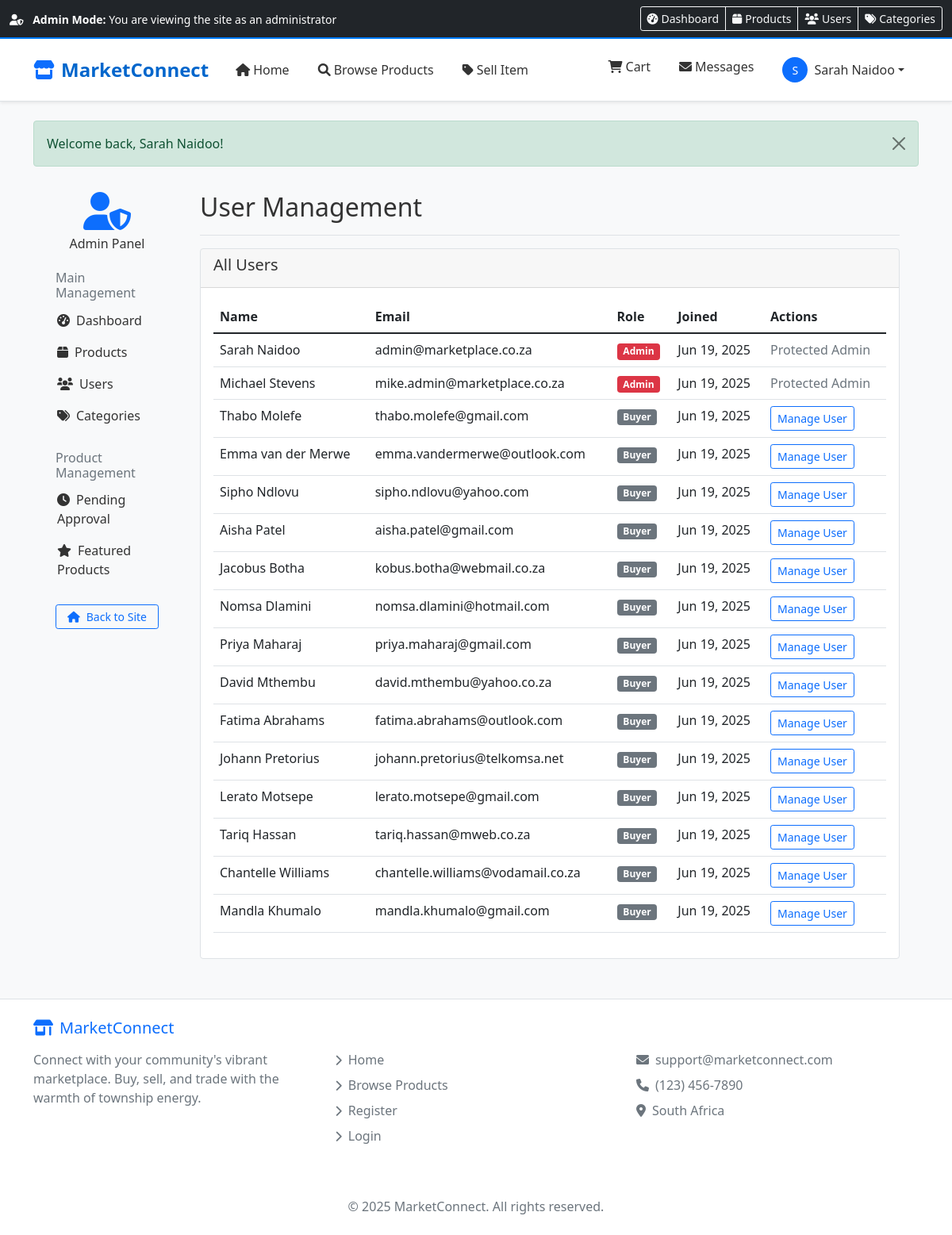
The page /admin/users.php (signed in) on the database its author committed.
### tables this page shows
CREATE TABLE users (
    id INT AUTO_INCREMENT PRIMARY KEY,
    name VARCHAR(100) NOT NULL,
    email VARCHAR(100) NOT NULL UNIQUE,
    password VARCHAR(255) NOT NULL,
    phone VARCHAR(20),
    role TINYINT NOT NULL DEFAULT 1 COMMENT '1=Regular User, 3=Admin',
    status ENUM('active','inactive') DEFAULT 'active',
    profile_picture VARCHAR(255),
     
    location VARCHAR(255),
    created_at DATETIME DEFAULT CURRENT_TIMESTAMP,
    INDEX idx_email (email),
    INDEX idx_role (role),
    INDEX idx_status (status)
);

### admin/users.php (the view, shortened to what this page needs)
<?php
require_once '../includes/db_connect.php';
$users = mysqli_query($conn, "SELECT * FROM users ORDER BY created_at DESC");
include_once '../includes/header.php';
?>
<div class="container-fluid">
    <div class="row">
        <div class="col-md-3 col-lg-2 d-md-block bg-light sidebar collapse">
            <div class="position-sticky pt-3">
                <div class="text-center mb-4">
                    <i class="fas fa-user-shield fa-3x text-primary"></i>
                    <h6 class="mt-2">Admin Panel</h6>
                </div>
                <h6 class="sidebar-heading px-3 mt-4 mb-1 text-muted">
                    <span>Main Management</span>
                </h6>
                <ul class="nav flex-column">
                    <li class="nav-item">
                        <a class="nav-link" href="dashboard.php">
                            <i class="fas fa-tachometer-alt me-2"></i>Dashboard
                        </a>
                    </li>
                    <li class="nav-item">
                        <a class="nav-link" href="products.php">
                            <i class="fas fa-box me-2"></i>Products
                        </a>
                    </li>
                    <li class="nav-item">
                        <a class="nav-link active" href="users.php">
                            <i class="fas fa-users me-2"></i>Users
                        </a>
                    </li>
                    <li class="nav-item">
                        <a class="nav-link" href="categories.php">
                            <i class="fas fa-tags me-2"></i>Categories
                        </a>
                    </li>
                </ul>
                <h6 class="sidebar-heading px-3 mt-4 mb-1 text-muted">
                    <span>Product Management</span>
                </h6>
                <ul class="nav flex-column">
                    <li class="nav-item">
                        <a class="nav-link" href="pending_products.php">
                            <i class="fas fa-clock me-2"></i>Pending Approval
                        </a>
                    </li>
                    <li class="nav-item">
                        <a class="nav-link" href="featured_products.php">
                            <i class="fas fa-star me-2"></i>Featured Products
                        </a>
                    </li>
                </ul>
                <div class="d-grid gap-2 px-3 mt-4">
                    <a href="../index.php" class="btn btn-outline-primary btn-sm">
                        <i class="fas fa-home me-2"></i>Back to Site
                    </a>
                </div>
            </div>
        </div>
        <div class="col-md-9 ms-sm-auto col-lg-10 px-md-4">
            <div class="d-flex justify-content-between flex-wrap flex-md-nowrap align-items-center pt-3 pb-2 mb-3 border-bottom">
                <h1 class="h2">User Management</h1>
            </div>
            <div class="card">
                <div class="card-header">
                    <h5>All Users</h5>
                </div>
                <div class="card-body">
                    <div class="table-responsive">
                        <table class="table table-hover">
                            <thead>
                                <tr>
                                    <th>Name</th>
                                    <th>Email</th>
                                    <th>Role</th>
                                    <th>Joined</th>
                                    <th>Actions</th>
                                </tr>
                            </thead>
                            <tbody>
                                <?php
                                while ($user = mysqli_fetch_assoc($users)):
                                ?>
                                    <tr>
                                        <td><?php echo htmlspecialchars($user['name']); ?></td>
                                        <td><?php echo htmlspecialchars($user['email']); ?></td>
                                        <td>
                                            <?php if ($user['role'] == 3): ?>
                                                <span class="badge bg-danger">Admin</span>
                                            <?php elseif ($user['role'] == 2): ?>
                                                <span class="badge bg-info">Seller</span>
                                            <?php else: ?>
                                                <span class="badge bg-secondary">Buyer</span>
                                            <?php endif; ?>
                                        </td>
                                        <td><?php echo date('M d, Y', strtotime($user['created_at'])); ?></td>
                                        <td>
                                            <?php if ($user['role'] != 3): ?>
                                                <button class="btn btn-sm btn-outline-primary" data-bs-toggle="modal" data-bs-target="#editUserModal<?php echo $user['id']; ?>">
                                                    Manage User
                                                </button>
                                            <?php else: ?>
                                                <span class="text-muted">Protected Admin</span>
                                            <?php endif; ?>
                                        </td>
                                    </tr>
                                <?php endwhile; ?>
                            </tbody>
                        </table>
                    </div>
                </div>
            </div>
        </div>
    </div>
</div>
<?php include_once '../includes/footer.php'; ?>

### assets/css/style.css (style rules this page uses)
:root { --primary-color: #0066cc; --success-color: #28a745; --danger-color: #dc3545; --gray-color: #6c757d; }
body { font-family: 'Segoe UI', Tahoma, Geneva, Verdana, sans-serif; background-color: #f8f9fa; color: #333; }
.nav-link { color: #333 !important; font-weight: 500; padding: 8px 16px !important; border-radius: 4px; margin: 0 2px; }
.card { border: 1px solid #dee2e6; transition: transform 0.2s, box-shadow 0.2s; }

### rows shown on the page
users: name "Sarah Naidoo", email "admin@marketplace.co.za", role "Admin", created_at "Jun 19, 2025"
users: name "Michael Stevens", email "mike.admin@marketplace.co.za", role "Admin", created_at "Jun 19, 2025"
users: name "Thabo Molefe", email "thabo.molefe@gmail.com", role "Buyer", created_at "Jun 19, 2025"
users: name "Emma van der Merwe", email "emma.vandermerwe@outlook.com", role "Buyer", created_at "Jun 19, 2025"
users: name "Sipho Ndlovu", email "sipho.ndlovu@yahoo.com", role "Buyer", created_at "Jun 19, 2025"
users: name "Aisha Patel", email "aisha.patel@gmail.com", role "Buyer", created_at "Jun 19, 2025"
users: name "Jacobus Botha", email "kobus.botha@webmail.co.za", role "Buyer", created_at "Jun 19, 2025"
users: name "Nomsa Dlamini", email "nomsa.dlamini@hotmail.com", role "Buyer", created_at "Jun 19, 2025"
users: name "Priya Maharaj", email "priya.maharaj@gmail.com", role "Buyer", created_at "Jun 19, 2025"
users: name "David Mthembu", email "david.mthembu@yahoo.co.za", role "Buyer", created_at "Jun 19, 2025"
users: name "Fatima Abrahams", email "fatima.abrahams@outlook.com", role "Buyer", created_at "Jun 19, 2025"
users: name "Johann Pretorius", email "johann.pretorius@telkomsa.net", role "Buyer", created_at "Jun 19, 2025"
users: name "Lerato Motsepe", email "lerato.motsepe@gmail.com", role "Buyer", created_at "Jun 19, 2025"
users: name "Tariq Hassan", email "tariq.hassan@mweb.co.za", role "Buyer", created_at "Jun 19, 2025"
users: name "Chantelle Williams", email "chantelle.williams@vodamail.co.za", role "Buyer", created_at "Jun 19, 2025"
users: name "Mandla Khumalo", email "mandla.khumalo@gmail.com", role "Buyer", created_at "Jun 19, 2025"

### other values the page prints
substr($_SESSION['user_name'], 0, 1) "S"
$_SESSION['user_name'] "Sarah Naidoo"
$_SESSION['message'] "Welcome back, Sarah Naidoo!"
